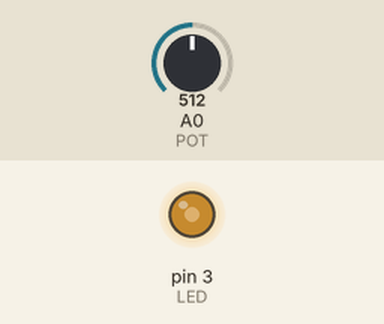
Simulated run of this sketch. Board: Arduino Uno, built with avr-gcc and run on an emulated ATmega328P. Shown: output pins drawn as LEDs (lit = HIGH). The test bench sets the inputs (shaded band); at power-on: A0 (POT) = 512.

Above: at 1.2 s.
1.3 s: A0 (POT) set to 716
At 2.5 s:
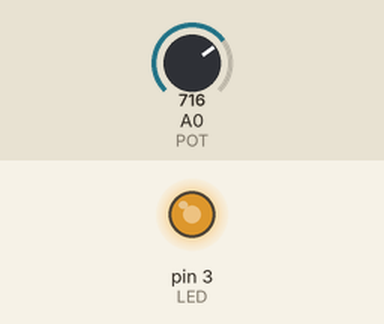
2.8 s: A0 (POT) set to 900
At 3.6 s:
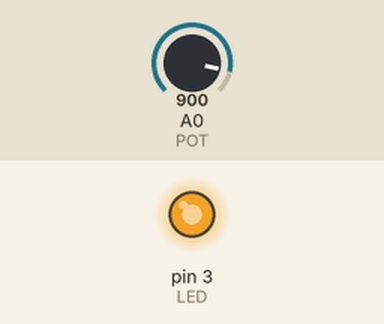
4.3 s: A0 (POT) set to 122
At 4.7 s:
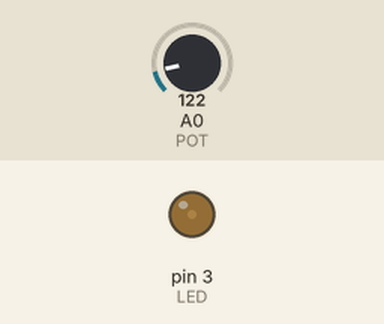
5.8 s: A0 (POT) set to 0
At 7.1 s:
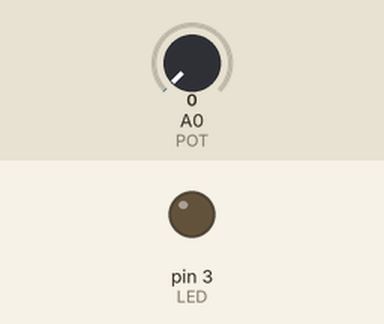
Timing chart, 0 to 8.3 s (numbered marks = the images above; inputs shaded):
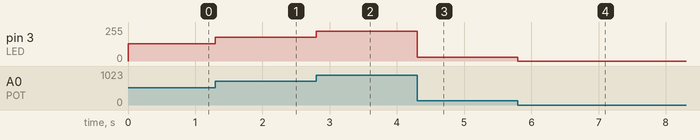

The sketch:

ex-2.ino
```cpp
// 가변저항으로 LED 밝기 제어
int LED = 3;
int POT = A0;

void setup() {
  // put your setup code here, to run once:
  pinMode(3, OUTPUT);
}

void loop() {
  // put your main code here, to run repeatedly:
  int data = analogRead(POT);
  analogWrite(LED, data/4); // data값을 4로 나누어 0~1023 사이 값을 0~255으로 만든다.

}
```

Measured:
- after the input at 1.3 s, pin 3 (LED): 128/255 → 179/255 at once
- after the input at 2.8 s, pin 3 (LED): 179/255 → 225/255 at once
- after the input at 4.3 s, pin 3 (LED): 225/255 → 30/255 at once
- after the input at 5.8 s, pin 3 (LED): 30/255 → 0/255 at once
